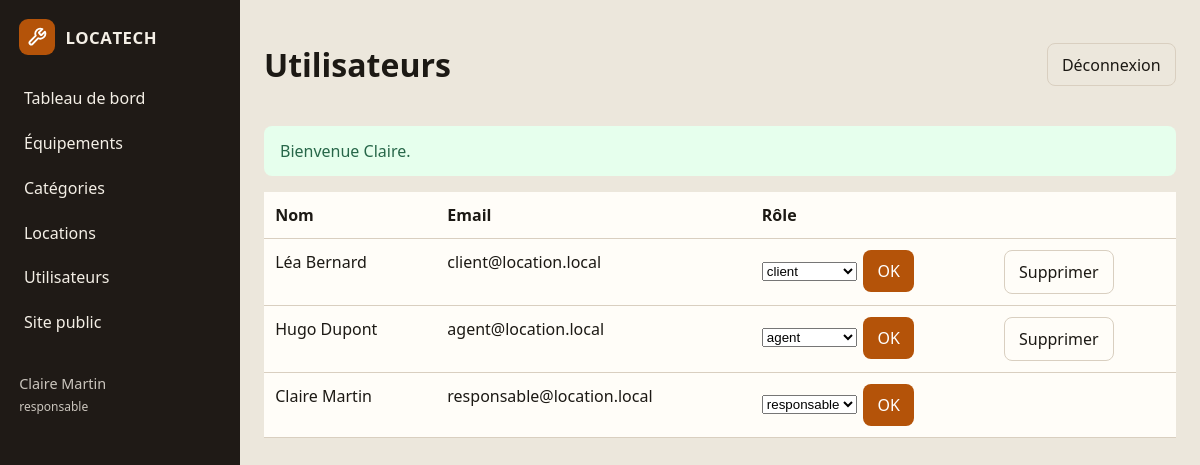
Screenshot of /admin/utilisateurs (signed in) with the database file from the repository.
### tables this page shows
CREATE TABLE utilisateur (
    id INT UNSIGNED AUTO_INCREMENT PRIMARY KEY,
    nom VARCHAR(100) NOT NULL,
    prenom VARCHAR(100) NOT NULL,
    email VARCHAR(180) NOT NULL UNIQUE,
    password VARCHAR(255) NOT NULL,
    role ENUM('client', 'agent', 'responsable') NOT NULL DEFAULT 'client'
);

### config/helpers.php (called while the page is built, shortened)
<?php
function url(string $path = ''): string
{
    $path = ltrim($path, '/');
    return BASE_URL . '/' . $path;
}
function view(string $path, array $data = []): void
{
    extract($data, EXTR_SKIP);
    $file = APP_ROOT . DIRECTORY_SEPARATOR . 'views' . DIRECTORY_SEPARATOR . str_replace('/', DIRECTORY_SEPARATOR, $path) . '.php';
    require $file;
}
function e(?string $value): string
{
    return htmlspecialchars((string) $value, ENT_QUOTES, 'UTF-8');
}
function flash(string $key, ?string $message = null)
{
    if (!isset($_SESSION['flash'][$key])) {
        return null;
    }
    $value = $_SESSION['flash'][$key];
    return $value;
}
function current_user(): ?array
{
    return $_SESSION['user'] ?? null;
}
function has_role(string ...$roles): bool
{
    $user = current_user();
    return $user !== null && in_array($user['role'], $roles, true);
}

### controllers/AuthController.php (called while the page is built, shortened)
<?php
class AuthController
{
    private Utilisateur $utilisateur;
    public function __construct()
    {
        $this->utilisateur = new Utilisateur();
    }
    public function utilisateurs(): void
    {
        view('back/utilisateurs', [
            'utilisateurs' => $this->utilisateur->findAll(),
        ]);
    }
}

### models/Utilisateur.php (called while the page is built, shortened)
<?php
class Utilisateur
{
    private PDO $db;
    public function __construct(?PDO $pdo = null)
    {
        $this->db = $pdo ?? Database::getConnection();
    }
    public function findAll(): array
    {
        $stmt = $this->db->query(
            'SELECT id, nom, prenom, email, role FROM utilisateur ORDER BY nom, prenom'
        );
        return $stmt->fetchAll();
    }
}

### config/autoload.php (called while the page is built, shortened)
<?php
spl_autoload_register(function (string $class): void {
    $directories = [
        APP_ROOT . DIRECTORY_SEPARATOR . 'models',
        APP_ROOT . DIRECTORY_SEPARATOR . 'controllers',
        APP_ROOT . DIRECTORY_SEPARATOR . 'config',
    ];
    foreach ($directories as $directory) {
        $file = $directory . DIRECTORY_SEPARATOR . $class . '.php';
        if (is_file($file)) {
            return;
        }
    }
});

### config/Database.php (called while the page is built, shortened)
<?php
class Database
{
    private static ?PDO $instance = null;
    public static function getConnection(): PDO
    {
        if (self::$instance === null) {
            $dsn = sprintf(
                'mysql:host=%s;port=%s;dbname=%s;charset=%s',
                DB_HOST,
                DB_PORT,
                DB_NAME,
                DB_CHARSET
            );
            $options = [
                PDO::ATTR_ERRMODE => PDO::ERRMODE_EXCEPTION,
                PDO::ATTR_DEFAULT_FETCH_MODE => PDO::FETCH_ASSOC,
                PDO::ATTR_EMULATE_PREPARES => false,
                PDO::MYSQL_ATTR_INIT_COMMAND => 'SET NAMES utf8mb4 COLLATE utf8mb4_unicode_ci',
            ];
            try {
                self::$instance = new PDO($dsn, DB_USER, DB_PASS, $options);
            } catch (PDOException $e) {
                error_log('Database connection error: ' . $e->getMessage());
                throw new RuntimeException(
                    'Impossible de se connecter à la base de données. Vérifiez la configuration MySQL (location_db).'
                );
            }
        }
        return self::$instance;
    }
}

### views/back/utilisateurs.php (the view, shortened to what this page needs)
<?php
$title = 'Utilisateurs';
require APP_ROOT . '/views/layout/admin_header.php';
?>
<div class="table-wrap">
    <table>
        <thead>
        <tr>
            <th>Nom</th>
            <th>Email</th>
            <th>Rôle</th>
            <th></th>
        </tr>
        </thead>
        <tbody>
        <?php foreach ($utilisateurs as $u): ?>
            <tr>
                <td><?= e($u['prenom'] . ' ' . $u['nom']) ?></td>
                <td><?= e($u['email']) ?></td>
                <td>
                    <form method="post" action="<?= e(url('admin/utilisateurs')) ?>" class="inline-form">
                        <select name="role">
                            <?php foreach (ROLES as $role): ?>
                                <option value="<?= e($role) ?>" <?= $u['role'] === $role ? 'selected' : '' ?>><?= e($role) ?></option>
                            <?php endforeach; ?>
                        </select>
                        <button class="btn btn-primary" type="submit">OK</button>
                    </form>
                </td>
                <td>
                    <?php if ((int) $u['id'] !== (int) current_user()['id']): ?>
                        <form method="post" action="<?= e(url('admin/utilisateurs')) ?>" onsubmit="return confirm('Supprimer cet utilisateur ?');">
                            <button class="btn btn-ghost" type="submit">Supprimer</button>
                        </form>
                    <?php endif; ?>
                </td>
            </tr>
        <?php endforeach; ?>
        </tbody>
    </table>
</div>
<?php require APP_ROOT . '/views/layout/admin_footer.php'; ?>

### views/layout/admin_header.php (shortened to what this page needs)
<?php
$user = current_user();
$success = flash('success');
?>
<!DOCTYPE html>
<html lang="fr">
<head>
    <link rel="stylesheet" href="<?= e(url('css/style.css')) ?>">
</head>
<body class="back-office">
<div class="admin-shell">
    <aside class="sidebar">
        <a class="brand" href="<?= e(url('admin')) ?>">
            <span class="brand-mark" aria-hidden="true">
            </span>
            <span class="brand-name">LOCA<strong>TECH</strong></span>
        </a>
        <nav>
            <a href="<?= e(url('admin')) ?>">Tableau de bord</a>
            <a href="<?= e(url('admin/equipements')) ?>">Équipements</a>
            <a href="<?= e(url('admin/categories')) ?>">Catégories</a>
            <a href="<?= e(url('admin/locations')) ?>">Locations</a>
            <?php if (has_role('responsable')): ?>
                <a href="<?= e(url('admin/utilisateurs')) ?>">Utilisateurs</a>
            <?php endif; ?>
            <a href="<?= e(url()) ?>">Site public</a>
        </nav>
        <p class="sidebar-user"><?= e($user['prenom'] . ' ' . $user['nom']) ?><br><small><?= e($user['role']) ?></small></p>
    </aside>
    <div class="admin-main">
        <header class="admin-top">
            <h1><?= e($title ?? 'Administration') ?></h1>
            <a class="btn btn-ghost" href="<?= e(url('logout')) ?>">Déconnexion</a>
        </header>
        <?php if ($success): ?>
            <div class="alert alert-success"><?= e($success) ?></div>
        <?php endif; ?>

### public/css/style.css (style rules this page uses)
:root { --bg: #f4efe6; --ink: #1c1914; --muted: #5c564c; --paper: #fffdf8; --line: #d9cfc0; --accent: #b45309; --accent-dark: #8a3d07; --ok: #276749; --bad: #9b2c2c; --sidebar: #1f1a16; --radius: 10px; font-family: "Segoe UI", system-ui, sans-serif; }
* { box-sizing: border-box; }
body { margin: 0; background: var(--bg); color: var(--ink); line-height: 1.5; }
a { color: var(--accent-dark); text-decoration: none; }
.brand { display: flex; align-items: center; gap: 0.65rem; font-weight: 700; color: inherit; text-decoration: none; }
.brand-mark { width: 36px; height: 36px; display: grid; place-items: center; background: var(--accent); color: white; border-radius: 9px; flex-shrink: 0; }
.brand-mark svg { display: block; }
.brand-name { font-size: 1.05rem; font-weight: 600; letter-spacing: 0.03em; }
.brand-name strong { font-weight: 800; }
.btn { display: inline-block; border: 0; border-radius: 8px; padding: 0.55rem 0.9rem; cursor: pointer; font: inherit; text-decoration: none; }
.btn-primary { background: var(--accent); color: white; }
.btn-ghost { background: transparent; color: inherit; border: 1px solid var(--line); }
.alert { padding: 0.8rem 1rem; border-radius: 8px; margin: 1rem 0; }
.alert-success { background: #e6ffed; color: var(--ok); }
.table-wrap { overflow-x: auto; }
table { width: 100%; border-collapse: collapse; background: var(--paper); }
th, td { text-align: left; padding: 0.7rem; border-bottom: 1px solid var(--line); vertical-align: top; }
.actions, .inline-form { display: flex; gap: 0.4rem; align-items: center; }
.back-office { background: #ece7dc; }
.admin-shell { display: grid; grid-template-columns: 240px 1fr; min-height: 100vh; }
.sidebar { background: var(--sidebar); color: #f4efe6; padding: 1.2rem; }
.sidebar nav { display: grid; gap: 0.4rem; margin-top: 1.5rem; }
.sidebar nav a { color: #f4efe6; padding: 0.45rem 0.3rem; }
.sidebar-user { margin-top: 2rem; opacity: 0.8; font-size: 0.9rem; }
.admin-main { padding: 1.2rem 1.5rem 2rem; }
.admin-top { display: flex; justify-content: space-between; align-items: center; }

### rows the page displays
utilisateur: prenom+nom "Claire Martin", role "responsable", email "responsable@location.local"
utilisateur: prenom+nom "Léa Bernard", email "client@location.local"
utilisateur: prenom+nom "Hugo Dupont", email "agent@location.local"

### other values shown
$title "Utilisateurs"
$success "Bienvenue Claire."
form field role "client"
form field role "agent"
form field role "responsable"
